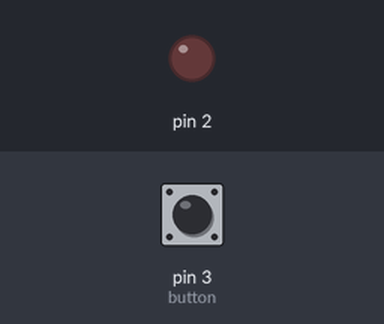
Bench run of a sketch on a simulated Arduino Uno, built with avr-gcc and run on an emulated ATmega328P. On the bench: output pins drawn as LEDs (lit = HIGH). The test bench sets the inputs (shaded band); at power-on: pin 3 (button) HIGH.

Above: at 1.2 s.
1.3 s: pin 3 (button) pulled LOW for 0.15 s
At 1.8 s:
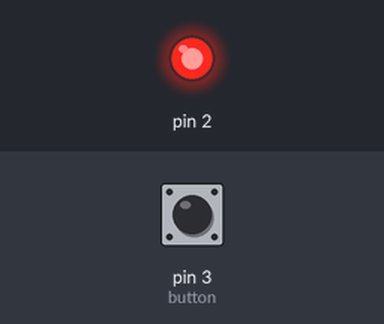
2.9 s: pin 3 (button) pulled LOW for 1 s
At 4.3 s:
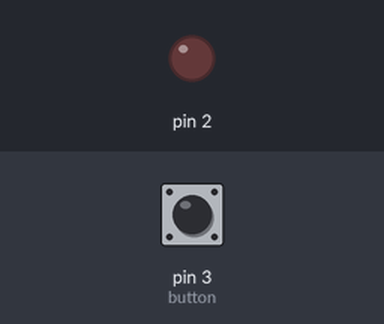
5.4 s: pin 3 (button) pulled LOW for 3.2 s
At 9.1 s:
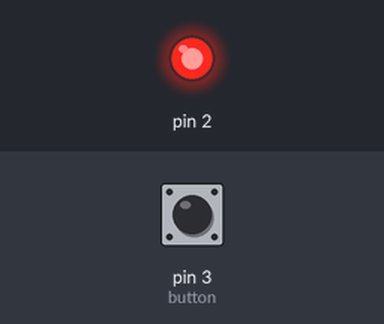
Timing chart, 0 to 10.6 s (numbered marks = the images above; inputs shaded):
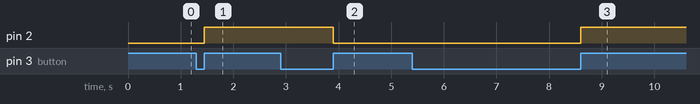

Measured:
- after the input at 1.3 s, pin 2: LOW → HIGH after 0.15 s
- after the input at 2.9 s, pin 2: HIGH → LOW after 1.0 s
- after the input at 5.4 s, pin 2: LOW → HIGH after 3.2 s

The sketch:

wokwi.ino
```cpp
bool light_up;
bool light_status = HIGH;

unsigned long previous = 0;

void setup() {
  // put your setup code here, to run once:
  pinMode(2, OUTPUT);
  pinMode(3, INPUT_PULLUP);
}

void loop() {
  // put your main code here, to run repeatedly:
  if (digitalRead(3) == LOW){
    delay(50);
    while (digitalRead(3) == LOW){
      delay(50);
    }
    digitalWrite(2, light_status);
    light_status = !light_status;
  }

  unsigned long current = millis();

}
```
